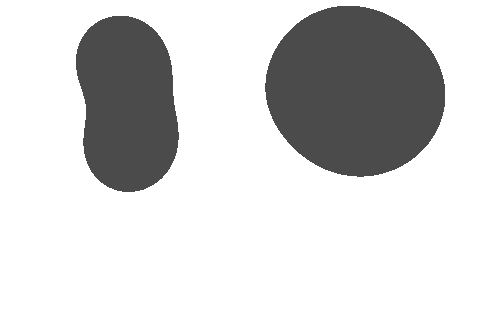
Frame 1 (no input)
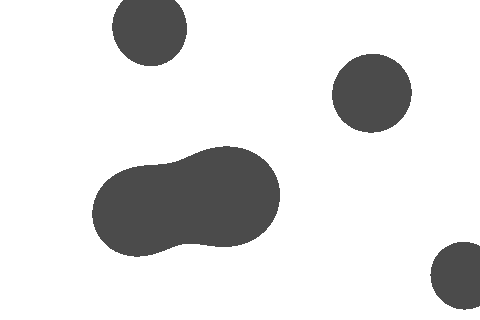
Frame 60 (no input)
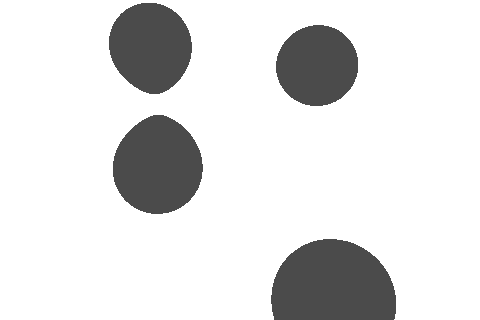
Frame 120 (the mouse pressed at the canvas centre since frame 60)

The p5.js sketch that drew these frames (run headless with seeded random() and noise() and a simulated clock; from frame 60 on, the mouse is pressed at the canvas centre):

// p5.js sketch
// ── sketch.js
class Metaball {

	constructor(pos, vel) {
		this.pos = pos
		this.vel = vel
		this.radius = 10.0
	}

	update() {
		this.pos.add(this.vel)

		if (width < this.pos.x || this.pos.x < 0) {
			this.vel = createVector(-this.vel.x, this.vel.y)
		}
		if (height < this.pos.y || this.pos.y < 0) {
			this.vel = createVector(this.vel.x, -this.vel.y)
		}
	}

	draw() {
		noStroke()
		fill(0)
		ellipse(this.pos.x, this.pos.y, this.radius * 2, this.radius * 2)
	}
}

let canvas
let metaballs = []

function setup() {
	canvas = createCanvas(480, 320)
	pixelDensity(1)

	for (let i = 0; i < 5; i += 1) {
		const m = createMetaball()
		metaballs.push(m)
	}
}

function draw() {
	clear()

	loadPixels()
	for (let x = 0; x < width; x += 1) {
		for (let y = 0; y < height; y += 1) {
			let sum = 0
			for (let m of metaballs) {
				const d = dist(x, y, m.pos.x, m.pos.y)
				const v = 500 * m.radius / d
				sum += v
			}
			const col = constrain(sum, 0, 255)
			if (220 < col) {
				let idx = (y * width + x) * 4
				pixels[idx + 3] = 180
			}
		}
	}
	updatePixels()

	for (let m of metaballs) {
		m.update()
	}
}

function createMetaball() {
	const pos = createVector(random(width), random(height))
	const vel = p5.Vector.random2D()
	vel.mult(8)
	return new Metaball(pos, vel)
}
